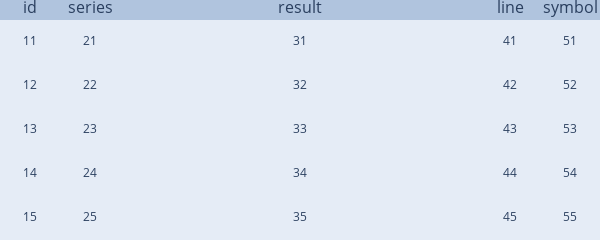

Notebook source saved alongside this figure:
### Code cell
for c in cols: #enumerate here to get access to i
    for r in rows:

        # STEP 2, notice position of arguments!
        fig.add_trace(go.Scatter(x=[1], 
                                 y=[1],
                                 mode='text',
                                 text=str(c) + str(r)
                                ),
                      row=r, #index for the subplot, i+1 because plotly starts with 1
                      col=c)
        fig.update_xaxes(showgrid=False)
        fig.update_yaxes(showgrid=False)
        #legend
        fig.update_layout(showlegend=False)
        #x axis
        fig.update_xaxes(visible=False)
        #y axis    
        fig.update_yaxes(visible=False)
        
fig.show()

### Figure 1 — Plotly figure (JSON) as saved in the notebook; plotly's stock layout.template omitted (floating-point values rounded to 4 significant figures)
{"data": [{"mode": "text", "text": "11", "type": "scatter", "x": [1], "xaxis": "x", "y": [1], "yaxis": "y"}, {"mode": "text", "text": "12", "type": "scatter", "x": [1], "xaxis": "x6", "y": [1], "yaxis": "y6"}, {"mode": "text", "text": "13", "type": "scatter", "x": [1], "xaxis": "x11", "y": [1], "yaxis": "y11"}, {"mode": "text", "text": "14", "type": "scatter", "x": [1], "xaxis": "x16", "y": [1], "yaxis": "y16"}, {"mode": "text", "text": "15", "type": "scatter", "x": [1], "xaxis": "x21", "y": [1], "yaxis": "y21"}, {"mode": "text", "text": "21", "type": "scatter", "x": [1], "xaxis": "x2", "y": [1], "yaxis": "y2"}, {"mode": "text", "text": "22", "type": "scatter", "x": [1], "xaxis": "x7", "y": [1], "yaxis": "y7"}, {"mode": "text", "text": "23", "type": "scatter", "x": [1], "xaxis": "x12", "y": [1], "yaxis": "y12"}, {"mode": "text", "text": "24", "type": "scatter", "x": [1], "xaxis": "x17", "y": [1], "yaxis": "y17"}, {"mode": "text", "text": "25", "type": "scatter", "x": [1], "xaxis": "x22", "y": [1], "yaxis": "y22"}, {"mode": "text", "text": "31", "type": "scatter", "x": [1], "xaxis": "x3", "y": [1], "yaxis": "y3"}, {"mode": "text", "text": "32", "type": "scatter", "x": [1], "xaxis": "x8", "y": [1], "yaxis": "y8"}, {"mode": "text", "text": "33", "type": "scatter", "x": [1], "xaxis": "x13", "y": [1], "yaxis": "y13"}, {"mode": "text", "text": "34", "type": "scatter", "x": [1], "xaxis": "x18", "y": [1], "yaxis": "y18"}, {"mode": "text", "text": "35", "type": "scatter", "x": [1], "xaxis": "x23", "y": [1], "yaxis": "y23"}, {"mode": "text", "text": "41", "type": "scatter", "x": [1], "xaxis": "x4", "y": [1], "yaxis": "y4"}, {"mode": "text", "text": "42", "type": "scatter", "x": [1], "xaxis": "x9", "y": [1], "yaxis": "y9"}, {"mode": "text", "text": "43", "type": "scatter", "x": [1], "xaxis": "x14", "y": [1], "yaxis": "y14"}, {"mode": "text", "text": "44", "type": "scatter", "x": [1], "xaxis": "x19", "y": [1], "yaxis": "y19"}, {"mode": "text", "text": "45", "type": "scatter", "x": [1], "xaxis": "x24", "y": [1], "yaxis": "y24"}, {"mode": "text", "text": "51", "type": "scatter", "x": [1], "xaxis": "x5", "y": [1], "yaxis": "y5"}, {"mode": "text", "text": "52", "type": "scatter", "x": [1], "xaxis": "x10", "y": [1], "yaxis": "y10"}, {"mode": "text", "text": "53", "type": "scatter", "x": [1], "xaxis": "x15", "y": [1], "yaxis": "y15"}, {"mode": "text", "text": "54", "type": "scatter", "x": [1], "xaxis": "x20", "y": [1], "yaxis": "y20"}, {"mode": "text", "text": "55", "type": "scatter", "x": [1], "xaxis": "x25", "y": [1], "yaxis": "y25"}], "layout": {"annotations": [{"font": {"size": 16}, "showarrow": false, "text": "id", "x": 0.05, "xanchor": "center", "xref": "paper", "y": 1, "yanchor": "bottom", "yref": "paper"}, {"font": {"size": 16}, "showarrow": false, "text": "series", "x": 0.15, "xanchor": "center", "xref": "paper", "y": 1, "yanchor": "bottom", "yref": "paper"}, {"font": {"size": 16}, "showarrow": false, "text": "result", "x": 0.5, "xanchor": "center", "xref": "paper", "y": 1, "yanchor": "bottom", "yref": "paper"}, {"font": {"size": 16}, "showarrow": false, "text": "line", "x": 0.85, "xanchor": "center", "xref": "paper", "y": 1, "yanchor": "bottom", "yref": "paper"}, {"font": {"size": 16}, "showarrow": false, "text": "symbol", "x": 0.95, "xanchor": "center", "xref": "paper", "y": 1, "yanchor": "bottom", "yref": "paper"}], "autosize": false, "height": 200, "margin": {"b": 0, "l": 0, "pad": 0, "r": 0, "t": 20}, "paper_bgcolor": "LightSteelBlue", "showlegend": false, "width": 600, "xaxis": {"anchor": "y", "domain": [0, 0.1], "showgrid": false, "visible": false}, "xaxis10": {"anchor": "y10", "domain": [0.9, 1], "showgrid": false, "visible": false}, "xaxis11": {"anchor": "y11", "domain": [0, 0.1], "showgrid": false, "visible": false}, "xaxis12": {"anchor": "y12", "domain": [0.1, 0.2], "showgrid": false, "visible": false}, "xaxis13": {"anchor": "y13", "domain": [0.2, 0.8], "showgrid": false, "visible": false}, "xaxis14": {"anchor": "y14", "domain": [0.8, 0.9], "showgrid": false, "visible": false}, "xaxis15": {"anchor": "y15", "domain": [0.9, 1], "showgrid": false, "visible": false}, "xaxis16": {"anchor": "y16", "domain": [0, 0.1], "showgrid": false, "visible": false}, "xaxis17": {"anchor": "y17", "domain": [0.1, 0.2], "showgrid": false, "visible": false}, "xaxis18": {"anchor": "y18", "domain": [0.2, 0.8], "showgrid": false, "visible": false}, "xaxis19": {"anchor": "y19", "domain": [0.8, 0.9], "showgrid": false, "visible": false}, "xaxis2": {"anchor": "y2", "domain": [0.1, 0.2], "showgrid": false, "visible": false}, "xaxis20": {"anchor": "y20", "domain": [0.9, 1], "showgrid": false, "visible": false}, "xaxis21": {"anchor": "y21", "domain": [0, 0.1], "showgrid": false, "visible": false}, "xaxis22": {"anchor": "y22", "domain": [0.1, 0.2], "showgrid": false, "visible": false}, "xaxis23": {"anchor": "y23", "domain": [0.2, 0.8], "showgrid": false, "visible": false}, "xaxis24": {"anchor": "y24", "domain": [0.8, 0.9], "showgrid": false, "visible": false}, "xaxis25": {"anchor": "y25", "domain": [0.9, 1], "showgrid": false, "visible": false}, "xaxis3": {"anchor": "y3", "domain": [0.2, 0.8], "showgrid": false, "visible": false}, "xaxis4": {"anchor": "y4", "domain": [0.8, 0.9], "showgrid": false, "visible": false}, "xaxis5": {"anchor": "y5", "domain": [0.9, 1], "showgrid": false, "visible": false}, "xaxis6": {"anchor": "y6", "domain": [0, 0.1], "showgrid": false, "visible": false}, "xaxis7": {"anchor": "y7", "domain": [0.1, 0.2], "showgrid": false, "visible": false}, "xaxis8": {"anchor": "y8", "domain": [0.2, 0.8], "showgrid": false, "visible": false}, "xaxis9": {"anchor": "y9", "domain": [0.8, 0.9], "showgrid": false, "visible": false}, "yaxis": {"anchor": "x", "domain": [0.8, 1], "showgrid": false, "visible": false}, "yaxis10": {"anchor": "x10", "domain": [0.6, 0.8], "showgrid": false, "visible": false}, "yaxis11": {"anchor": "x11", "domain": [0.4, 0.6], "showgrid": false, "visible": false}, "yaxis12": {"anchor": "x12", "domain": [0.4, 0.6], "showgrid": false, "visible": false}, "yaxis13": {"anchor": "x13", "domain": [0.4, 0.6], "showgrid": false, "visible": false}, "yaxis14": {"anchor": "x14", "domain": [0.4, 0.6], "showgrid": false, "visible": false}, "yaxis15": {"anchor": "x15", "domain": [0.4, 0.6], "showgrid": false, "visible": false}, "yaxis16": {"anchor": "x16", "domain": [0.2, 0.4], "showgrid": false, "visible": false}, "yaxis17": {"anchor": "x17", "domain": [0.2, 0.4], "showgrid": false, "visible": false}, "yaxis18": {"anchor": "x18", "domain": [0.2, 0.4], "showgrid": false, "visible": false}, "yaxis19": {"anchor": "x19", "domain": [0.2, 0.4], "showgrid": false, "visible": false}, "yaxis2": {"anchor": "x2", "domain": [0.8, 1], "showgrid": false, "visible": false}, "yaxis20": {"anchor": "x20", "domain": [0.2, 0.4], "showgrid": false, "visible": false}, "yaxis21": {"anchor": "x21", "domain": [0, 0.2], "showgrid": false, "visible": false}, "yaxis22": {"anchor": "x22", "domain": [0, 0.2], "showgrid": false, "visible": false}, "yaxis23": {"anchor": "x23", "domain": [0, 0.2], "showgrid": false, "visible": false}, "yaxis24": {"anchor": "x24", "domain": [0, 0.2], "showgrid": false, "visible": false}, "yaxis25": {"anchor": "x25", "domain": [0, 0.2], "showgrid": false, "visible": false}, "yaxis3": {"anchor": "x3", "domain": [0.8, 1], "showgrid": false, "visible": false}, "yaxis4": {"anchor": "x4", "domain": [0.8, 1], "showgrid": false, "visible": false}, "yaxis5": {"anchor": "x5", "domain": [0.8, 1], "showgrid": false, "visible": false}, "yaxis6": {"anchor": "x6", "domain": [0.6, 0.8], "showgrid": false, "visible": false}, "yaxis7": {"anchor": "x7", "domain": [0.6, 0.8], "showgrid": false, "visible": false}, "yaxis8": {"anchor": "x8", "domain": [0.6, 0.8], "showgrid": false, "visible": false}, "yaxis9": {"anchor": "x9", "domain": [0.6, 0.8], "showgrid": false, "visible": false}}}
